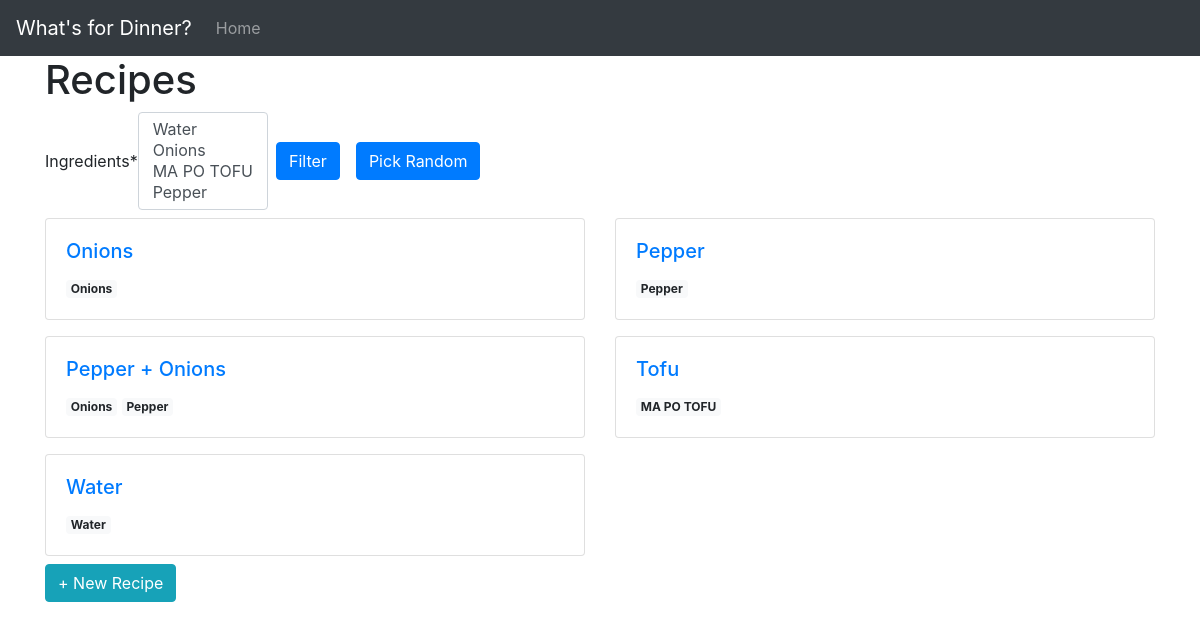
/, run on an earlier commit of the app's database.
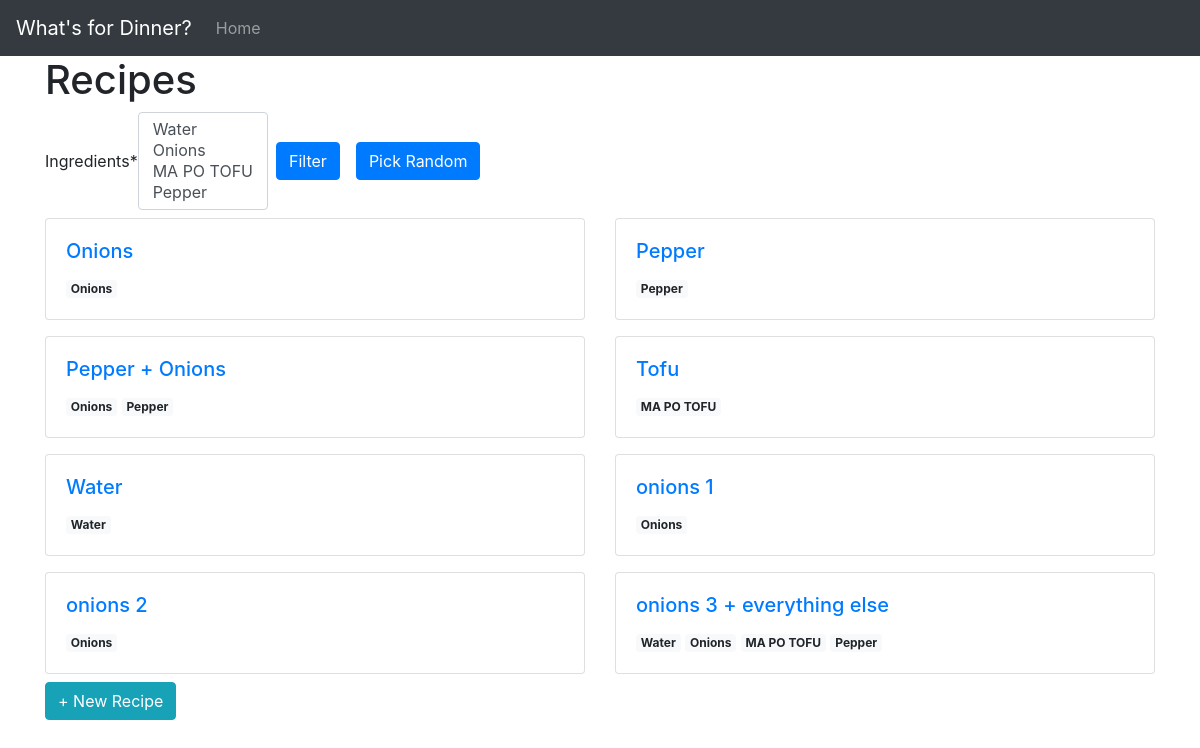
And on a later commit of the database.
### recipes/models.py (models this page shows, shortened)
class Recipe(models.Model):
    name = models.CharField(max_length=200, help_text='Enter the recipe name.')
    desc = models.TextField(help_text='Enter the recipe steps.', blank=True )
    ingredients = models.ManyToManyField(Ingredient)
    class Meta:
        ordering = ['name']
    def get_absolute_url(self):
        return reverse('recipe-detail', kwargs={'pk':self.pk})

class Ingredient(models.Model):
    name = models.CharField(max_length=60)
    def __str__(self):
        return self.name

### recipes/views.py (the view)
# urls.py: path('', views.RecipeListView.as_view(), name='index'),
class RecipeListView(ListView):
    model = Recipe
    template_name = 'recipes/index.html' #Specify our own template
    def get_context_data(self, **kwargs):
        context = super().get_context_data(**kwargs)
        context['form'] = SearchForm()
        return context

### recipes/forms.py
class SearchForm(forms.ModelForm):
     class Meta:
         model = Recipe
         fields = ['ingredients']

### recipes/templates/recipes/index.html
{% extends "base.html" %}
{% load crispy_forms_tags %}
{% block content %}
    <h1>Recipes</h1>
    <div class="row">
        <div class="col">
            <form class="form-inline" action="{% url 'recipe-results' %}" method="GET">
                <div class="form-group">
                    {{ form|crispy }}
                </div>
                <input class="btn btn-primary mx-2" type="submit" name="filter" value="Filter">
                <input class="btn btn-primary mx-2" type="submit" name="randomize" value="Pick Random">
            </form>
        </div>
    </div>
    {% if object_list %}
    <div class="row">
        {% for recipe in object_list %}
            <div class="col-sm-6 my-2">
            <div class="card h-100">
                <div class="card-body">
                    <a href="{{ recipe.get_absolute_url }}"><h5 class="card-title">{{ recipe.name }}</h5></a>
                    {% for ingredient in recipe.ingredients.all %}
                        <span class="badge badge-light">{{ ingredient.name }}</span>
                    {% endfor %}
                </div>
            </div>
            </div>
        {% endfor %}
    </div>
    {% else %}
    <p>No recipes added yet!</p>
    {% endif %}
    <a class="btn btn-info" href="{% url 'recipe-add' %}">+ New Recipe</a>
{% endblock %}

What changed in the data, as far as the page shows it:
added Recipe: name "onions 1", Ingredient (name "Onions")
added Recipe: name "onions 2", Ingredient (name "Onions")
added Recipe: name "onions 3 + everything else", Ingredient (name "Water"), Ingredient (name "Onions"), Ingredient (name "MA PO TOFU"), Ingredient (name "Pepper")
